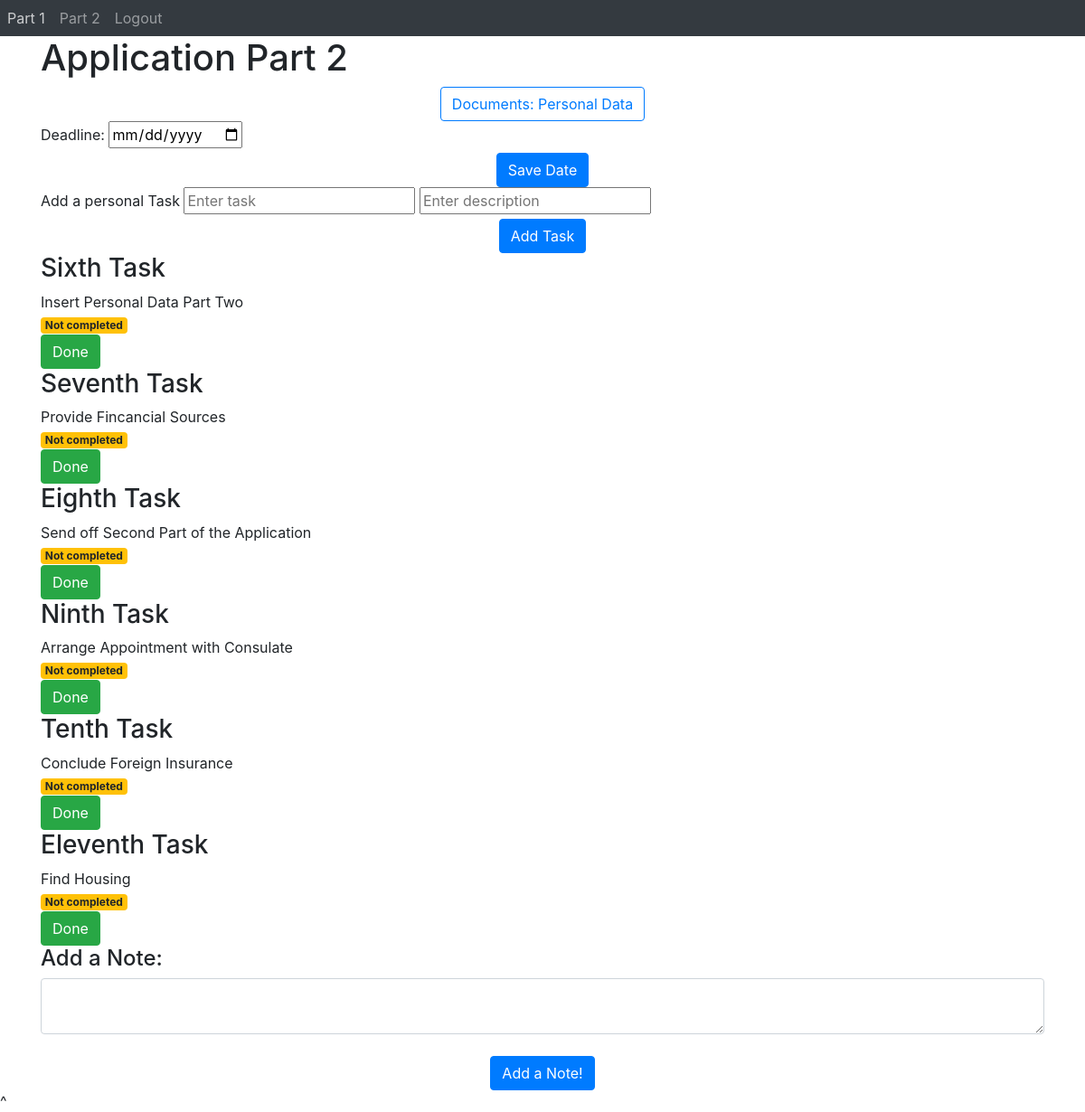
/ApplicationPart2 (signed in), run on the app's committed database.
### Webapp/models.py (models this page shows)
class Task(db.Model):
    id = db.Column(db.Integer, primary_key=True)
    title = db.Column(db.String(100))
    description = db.Column(db.String(100))
    page_name = db.Column(db.String(50), nullable=False)
    completed = db.Column(db.Boolean, default=False)
    user_id = db.Column(db.Integer, db.ForeignKey('user.id'), nullable=True)

### Webapp/views.py (the view)
@views.route('ApplicationPart2', methods=['GET', 'POST'])
@login_required
def ApplicationPart2():
    tasks = [
        {'title': 'Sixth Task', 'description': 'Insert Personal Data Part Two', 'page_name' : 'Part 2', 'user_id' : current_user.id},
        {'title': 'Seventh Task', 'description': 'Provide Fincancial Sources', 'page_name' : 'Part 2', 'user_id' : current_user.id},
        {'title': 'Eighth Task', 'description': 'Send off Second Part of the Application', 'page_name' : 'Part 2', 'user_id' : current_user.id},
        {'title': 'Ninth Task', 'description': 'Arrange Appointment with Consulate', 'page_name' : 'Part 2', 'user_id' : current_user.id},
        {'title': 'Tenth Task', 'description': 'Conclude Foreign Insurance', 'page_name' : 'Part 2', 'user_id' : current_user.id},
        {'title': 'Eleventh Task', 'description': 'Find Housing', 'page_name' : 'Part 2', 'user_id' : current_user.id}
        ]
    for task in tasks:
            title = task['title']
            description = task['description']
            page_name = task['page_name']
            user_id = task['user_id']
            existing_task = Task.query.filter_by(title=title, description=description, page_name=page_name, user_id = user_id).first()
            if existing_task:
                print("Task already exists in DB.")
            else:
                new_task = Task(title=title, description=description, page_name=page_name, user_id = user_id)
                db.session.add(new_task)
    db.session.commit()
    return render_template("applicationPart2.html", user=current_user)

### Webapp/__init__.py (called while the page is built)
def create_app():
    app = Flask(__name__)
    app.config['SECRET_KEY'] = "Rookie Coders"
    app.config['SQLALCHEMY_DATABASE_URI'] = f'sqlite:///{DB_NAME}'
    db.init_app(app)
    from .views import views
    from .auth import auth
    app.register_blueprint(views, url_prefix='/')
    app.register_blueprint(auth, url_prefix='/')
    from .models import User, Task
    with app.app_context():
        db.create_all()
        tasks = Task.query.all()
        for task in tasks:
           db.session.delete(task)
        db.session.commit()
    login_manager = LoginManager()
    login_manager.login_view = 'auth.login'
    login_manager.init_app(app)
    @login_manager.user_loader
    def load_user(id):
        return User.query.get(int(id))
    return app

### Webapp/templates/applicationPart2.html (shortened to what this page needs)
{% extends "base.html" %} {% block title %}Application Part 1{%endblock %}
{% block content %}
<h1> Application Part 2</h1>
<div class = "text-center">
    <button type="submit" onclick="location.href='http://127.0.0.1:5000/SubTaskFinancialRessources'"class="btn btn-outline-primary">Documents: Personal Data</button>
</div>
  <form action="/save-datePart2" method = "POST" >
      <label for ="date">Deadline:</label>
      <input type = "date" id = "date" name="date"> </input>
      <br />
      <div align = "center">
          <button type = "submit" class = "btn btn-primary">Save Date</button>
      </div>
  </form>
  <form action="/addTaskPart2" method="POST">
    <div>
      <label for="title"> Add a personal Task</label>
      <input type="text" name="title" placeholder="Enter task">
      <input type="text" name="description" placeholder="Enter description">
      <br>
      <div align = "center">
      <button type="add" class="btn btn-primary">Add Task</button>
      </div>
    </div>
    {% for task in user.tasks %}
    {% if task.page_name == 'Part 2' %}
    <div class ="Panel Panel-default">
        <div class ="panel-Überschrift">
          <h3 class = "Panel-title"> {{ task.title }}</h3>
        </div>
        <div class ="Panel-body"> {{ task.description }}</div>
    </div>
    <div>
        {% if task.completed == false %}
          <span class="badge badge-warning">Not completed</span>
        {% else %}
          <span class="badge badge-success">Completed</span>
        {% endif %}
    </div>
    <div>
      {% if task.completed == false %}
      <button type="button" onClick="location.href='/completeTaskPart2/{{ task.id }}'" class="btn btn-success">Done</button>
      {% else %}
      <button type="button" onClick="location.href='/completeTaskPart2/{{ task.id }}'" class="btn btn-danger">Undone</button>
      {% endif %}
  </div>
    {% endif %}
    {% endfor %}
  </form>
  <h4> Add a Note: </h4>
  <form action="/addNotePart2" method = "POST" >
      <textarea name = "notePart2" id = "notePart2" class = "form-control"> </textarea>
      <br />
      <div align = "center">
      <button type = "submit" class = "btn btn-primary">Add a Note!</button>
      </div>
  </form>
{% endblock %}

### data on the page
Task: title "Sixth Task", description "Insert Personal Data Part Two", completed "Not completed"
Task: title "Seventh Task", description "Provide Fincancial Sources", completed "Not completed"
Task: title "Eighth Task", description "Send off Second Part of the Application", completed "Not completed"
Task: title "Ninth Task", description "Arrange Appointment with Consulate", completed "Not completed"
Task: title "Tenth Task", description "Conclude Foreign Insurance", completed "Not completed"
Task: title "Eleventh Task", description "Find Housing", completed "Not completed"
